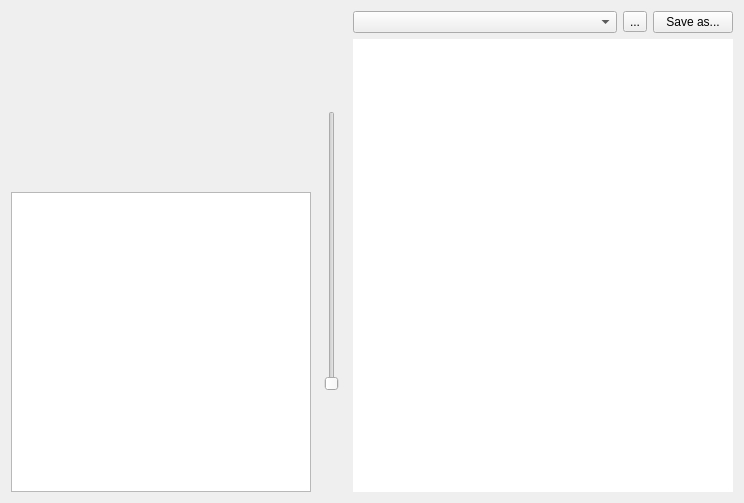
          <widget class="QWidget" name="tabImage">
           <attribute name="title">
            <string>Images</string>
           </attribute>
           <layout class="QHBoxLayout" name="horizontalLayout_12">
            <item>
             <layout class="QVBoxLayout" name="verticalLayout_17">
              <item>
               <widget class="QCustomPlot" name="zPlot" native="true">
                <property name="minimumSize">
                 <size>
                  <width>300</width>
                  <height>175</height>
                 </size>
                </property>
                <property name="maximumSize">
                 <size>
                  <width>300</width>
                  <height>175</height>
                 </size>
                </property>
               </widget>
              </item>
              <item>
               <widget class="QGraphicsView" name="graphicsViewRGB">
                <property name="sizePolicy">
                 <sizepolicy hsizetype="Preferred" vsizetype="Preferred">
                  <horstretch>0</horstretch>
                  <verstretch>0</verstretch>
                 </sizepolicy>
                </property>
                <property name="minimumSize">
                 <size>
                  <width>300</width>
                  <height>300</height>
                 </size>
                </property>
                <property name="maximumSize">
                 <size>
                  <width>300</width>
                  <height>300</height>
                 </size>
                </property>
               </widget>
              </item>
             </layout>
            </item>
            <item>
             <widget class="QSlider" name="sliderBands">
              <property name="minimumSize">
               <size>
                <width>30</width>
                <height>280</height>
               </size>
              </property>
              <property name="maximumSize">
               <size>
                <width>30</width>
                <height>280</height>
               </size>
              </property>
              <property name="statusTip">
               <string>Band selector</string>
              </property>
              <property name="orientation">
               <enum>Qt::Vertical</enum>
              </property>
             </widget>
            </item>
            <item>
             <layout class="QVBoxLayout" name="verticalLayout_5">
              <item>
               <layout class="QHBoxLayout" name="horizontalLayout_8">
                <item>
                 <widget class="QComboBox" name="comboBoxImages">
                  <property name="statusTip">
                   <string>Images loaded</string>
                  </property>
                 </widget>
                </item>
                <item>
                 <widget class="QToolButton" name="toolButtonLoadImage">
                  <property name="text">
                   <string>...</string>
                  </property>
                 </widget>
                </item>
                <item>
                 <widget class="QPushButton" name="saveImageButton">
                  <property name="sizePolicy">
                   <sizepolicy hsizetype="Fixed" vsizetype="Fixed">
                    <horstretch>0</horstretch>
                    <verstretch>0</verstretch>
                   </sizepolicy>
                  </property>
                  <property name="text">
                   <string>Save as...</string>
                  </property>
                 </widget>
                </item>
               </layout>
              </item>
              <item>
               <widget class="QGraphicsView" name="graphicsViewImages">
                <property name="minimumSize">
                 <size>
                  <width>380</width>
                  <height>380</height>
                 </size>
                </property>
                <property name="frameShape">
                 <enum>QFrame::NoFrame</enum>
                </property>
                <property name="frameShadow">
                 <enum>QFrame::Plain</enum>
                </property>
               </widget>
              </item>
             </layout>
            </item>
           </layout>
          </widget>
